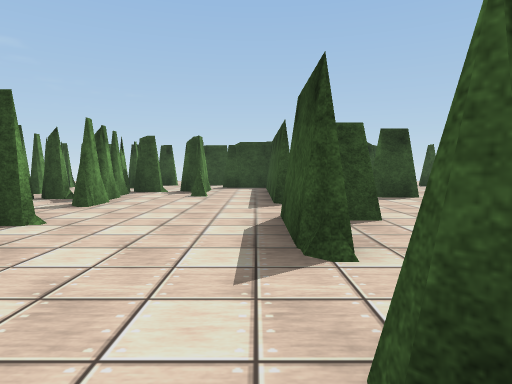
View 1 (above)

17 first-person views from a walk through a scene from a Unity 3-D project. The camera is 1.2 m above the floor, tilts 4° down and sees 75° across. The floor is counted in squares, 2 m on a side. Each view is taken from the middle of a square. On the plan, view 1 faces up. The plan holds only what a view shows up to about 10 squares ahead; the rest is blank. The place goes on beyond the plan. The player character is not drawn. Some animated figures are not drawn. Some surface patterns are stand-ins.

View 2
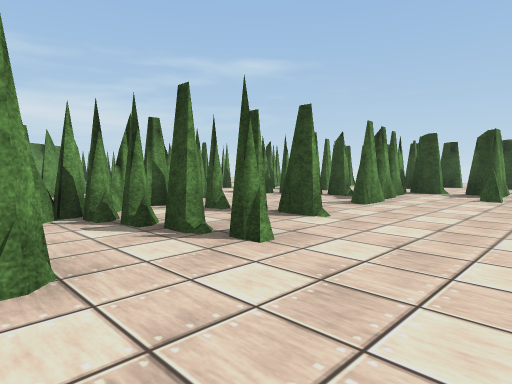

View 3
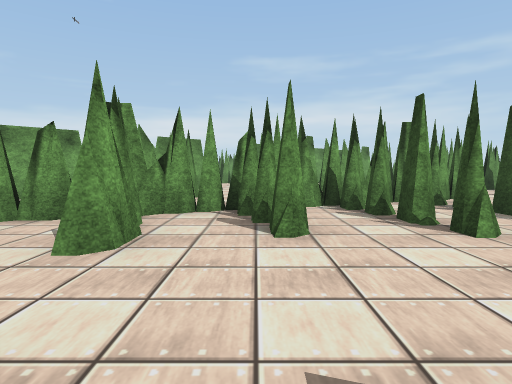

View 4
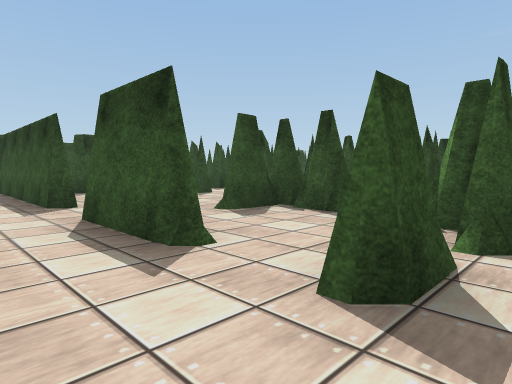

View 5
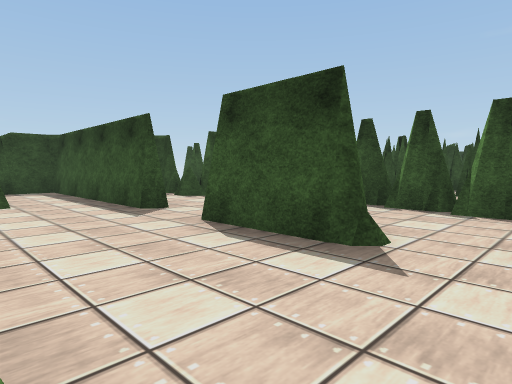

View 6
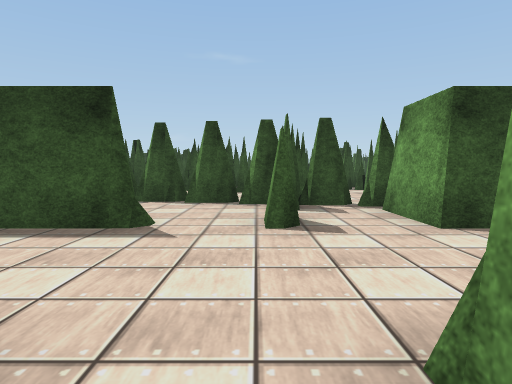

View 7
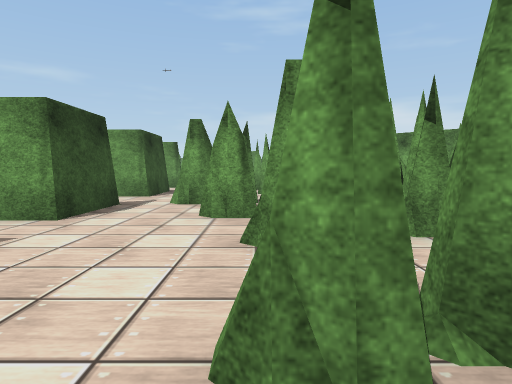

View 8
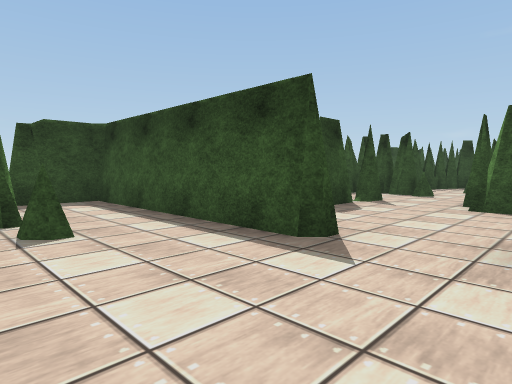

View 9
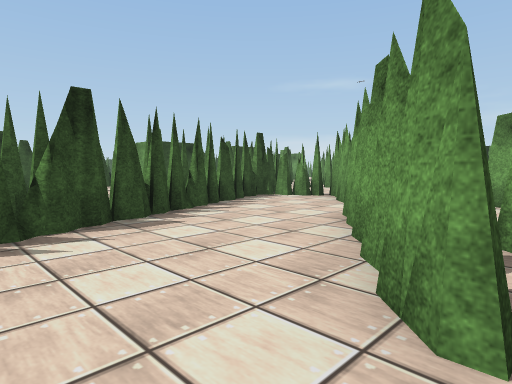

View 10
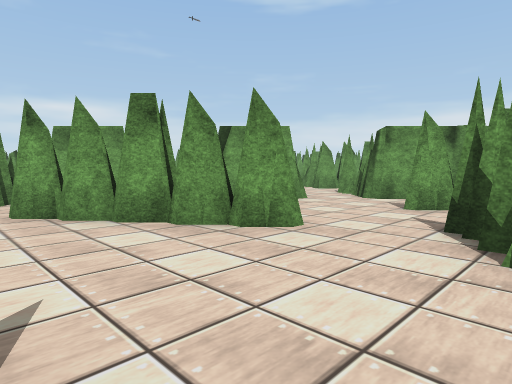

View 11
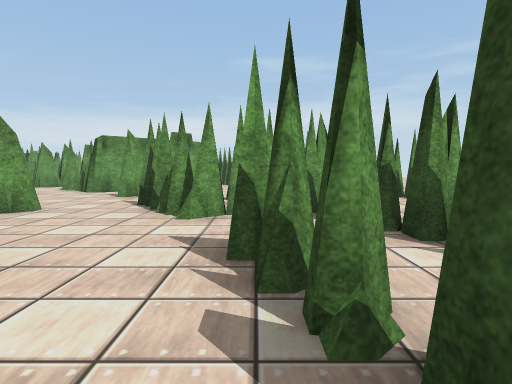

View 12
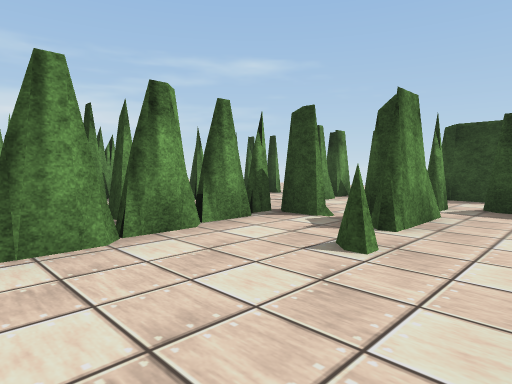

View 13
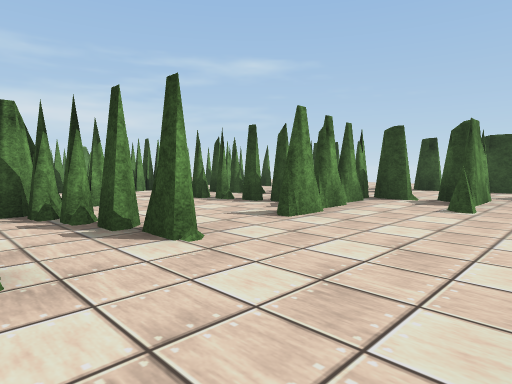

View 14
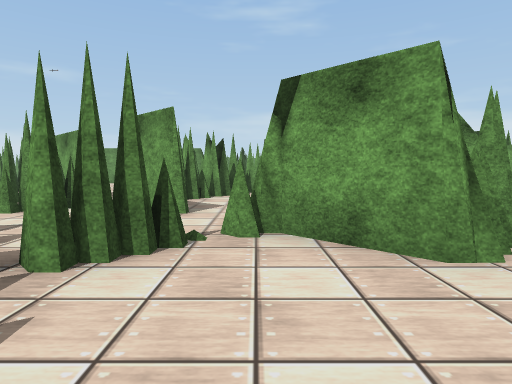

View 15
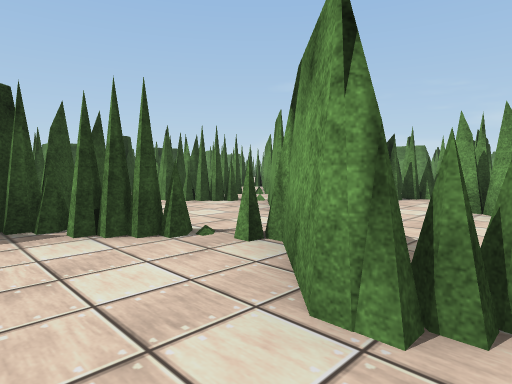

View 16
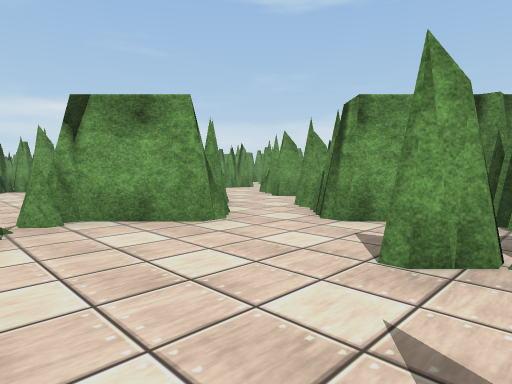

View 17
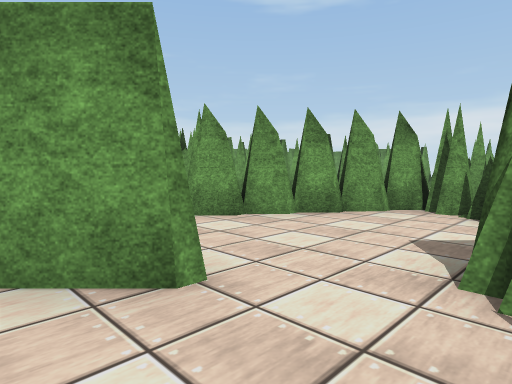

### Floor plan
Key: @ floor where view 1 was taken; # wall or solid block; . floor; / step, stairs or slope; = window, fence, low wall or low ledge; T thing the floor can be seen under or through.
Columns run from 13 left of view 1 to 7 right of it. Each row starts with its distance up from view 1.
 12          ####
 11      ###.#..##
 10        #...#.#
  9        #..##.#/#
  8       ##..#..#.##  #
  7     ###=###..#.###.##
  6     #..##.#..#......#
  5   ###............####
  4  ###....###..##.##
  3 ###.....##...#..##
  2 #....#..####....#
  1 #...TTT.##....#.#
  0 ##TTT.#..###.@.##
 -1 #........###.####
 -2 ##..#######..##
 -3  ##.##    ####
 -4   #.#
 -5   ###

Where each view was taken, in squares from view 1:
view 1: 0 up, 0 right, facing up
view 2: 0 up, 0 right, facing up-left
view 3: 0 up, 1 right, facing left
view 4: 0 up, 1 left, facing up-right
view 5: 1 up, 2 left, facing up-right
view 6: 1 up, 3 left, facing right
view 7: 3 up, 2 left, facing down
view 8: 4 up, 2 left, facing up-right
view 9: 4 up, 9 left, facing down-right
view 10: 5 up, 6 left, facing down-left
view 11: 6 up, 4 left, facing left
view 12: 5 up, 0 right, facing up-left
view 13: 2 up, 0 right, facing up-left
view 14: 3 up, 10 left, facing down
view 15: 2 up, 12 left, facing down-right
view 16: 4 up, 9 left, facing down-left
view 17: 0 up, 8 left, facing down-left
